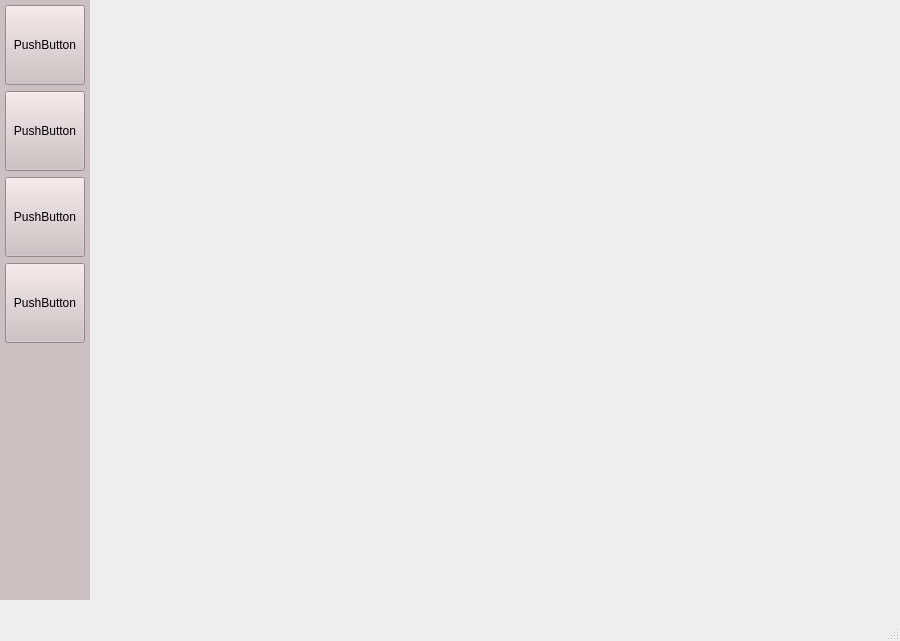
<?xml version="1.0" encoding="UTF-8"?>
<ui version="4.0">
 <class>MainWindow</class>
 <widget class="QMainWindow" name="MainWindow">
  <property name="geometry">
   <rect>
    <x>0</x>
    <y>0</y>
    <width>900</width>
    <height>641</height>
   </rect>
  </property>
  <property name="windowTitle">
   <string>MainWindow</string>
  </property>
  <widget class="QWidget" name="centralwidget">
   <widget class="QToolButton" name="toolButton_2">
    <property name="geometry">
     <rect>
      <x>150</x>
      <y>620</y>
      <width>100</width>
      <height>100</height>
     </rect>
    </property>
    <property name="minimumSize">
     <size>
      <width>100</width>
      <height>100</height>
     </size>
    </property>
    <property name="maximumSize">
     <size>
      <width>100</width>
      <height>100</height>
     </size>
    </property>
    <property name="font">
     <font>
      <family>Tahoma</family>
      <pointsize>10</pointsize>
      <weight>75</weight>
      <bold>true</bold>
     </font>
    </property>
    <property name="styleSheet">
     <string notr="true">QToolButton{
color: rgb(255, 255, 255);
 border-radius: 2px;
 background-position: center;
background-color: rgb(85, 255, 255);
padding-top:20;
padding-bottom:20;
padding-left:8;
padding-right:8;
}

QToolButton:hover{
	
	background-color: rgb(85, 255, 127);
}

   

 </string>
    </property>
    <property name="text">
     <string>Class Room</string>
    </property>
    <property name="icon">
     <iconset>
      <normaloff>D:/Sohel/SCHOOLQT/icons/study.png</normaloff>D:/Sohel/SCHOOLQT/icons/study.png</iconset>
    </property>
    <property name="iconSize">
     <size>
      <width>24</width>
      <height>24</height>
     </size>
    </property>
    <property name="toolButtonStyle">
     <enum>Qt::ToolButtonTextUnderIcon</enum>
    </property>
   </widget>
   <widget class="QWidget" name="widget" native="true">
    <property name="geometry">
     <rect>
      <x>0</x>
      <y>0</y>
      <width>90</width>
      <height>600</height>
     </rect>
    </property>
    <property name="styleSheet">
     <string notr="true">background-color: rgb(204, 192, 194);</string>
    </property>
    <widget class="QWidget" name="verticalLayoutWidget">
     <property name="geometry">
      <rect>
       <x>0</x>
       <y>0</y>
       <width>91</width>
       <height>344</height>
      </rect>
     </property>
     <layout class="QVBoxLayout" name="verticalLayout">
      <property name="leftMargin">
       <number>5</number>
      </property>
      <property name="topMargin">
       <number>5</number>
      </property>
      <item>
       <widget class="QPushButton" name="pushButton">
        <property name="minimumSize">
         <size>
          <width>80</width>
          <height>80</height>
         </size>
        </property>
        <property name="maximumSize">
         <size>
          <width>80</width>
          <height>80</height>
         </size>
        </property>
        <property name="text">
         <string>PushButton</string>
        </property>
       </widget>
      </item>
      <item>
       <widget class="QPushButton" name="pushButton_3">
        <property name="minimumSize">
         <size>
          <width>80</width>
          <height>80</height>
         </size>
        </property>
        <property name="maximumSize">
         <size>
          <width>80</width>
          <height>80</height>
         </size>
        </property>
        <property name="text">
         <string>PushButton</string>
        </property>
       </widget>
      </item>
      <item>
       <widget class="QPushButton" name="pushButton_2">
        <property name="minimumSize">
         <size>
          <width>80</width>
          <height>80</height>
         </size>
        </property>
        <property name="maximumSize">
         <size>
          <width>80</width>
          <height>80</height>
         </size>
        </property>
        <property name="text">
         <string>PushButton</string>
        </property>
       </widget>
      </item>
      <item>
       <widget class="QPushButton" name="pushButton_4">
        <property name="minimumSize">
         <size>
          <width>80</width>
          <height>80</height>
         </size>
        </property>
        <property name="maximumSize">
         <size>
          <width>80</width>
          <height>80</height>
         </size>
        </property>
        <property name="text">
         <string>PushButton</string>
        </property>
       </widget>
      </item>
     </layout>
    </widget>
   </widget>
   <widget class="QStackedWidget" name="stackedWidget">
    <property name="geometry">
     <rect>
      <x>100</x>
      <y>0</y>
      <width>800</width>
      <height>600</height>
     </rect>
    </property>
   </widget>
  </widget>
  <widget class="QMenuBar" name="menubar">
   <property name="geometry">
    <rect>
     <x>0</x>
     <y>0</y>
     <width>900</width>
     <height>21</height>
    </rect>
   </property>
  </widget>
  <widget class="QStatusBar" name="statusbar"/>
 </widget>
 <resources/>
 <connections/>
</ui>
